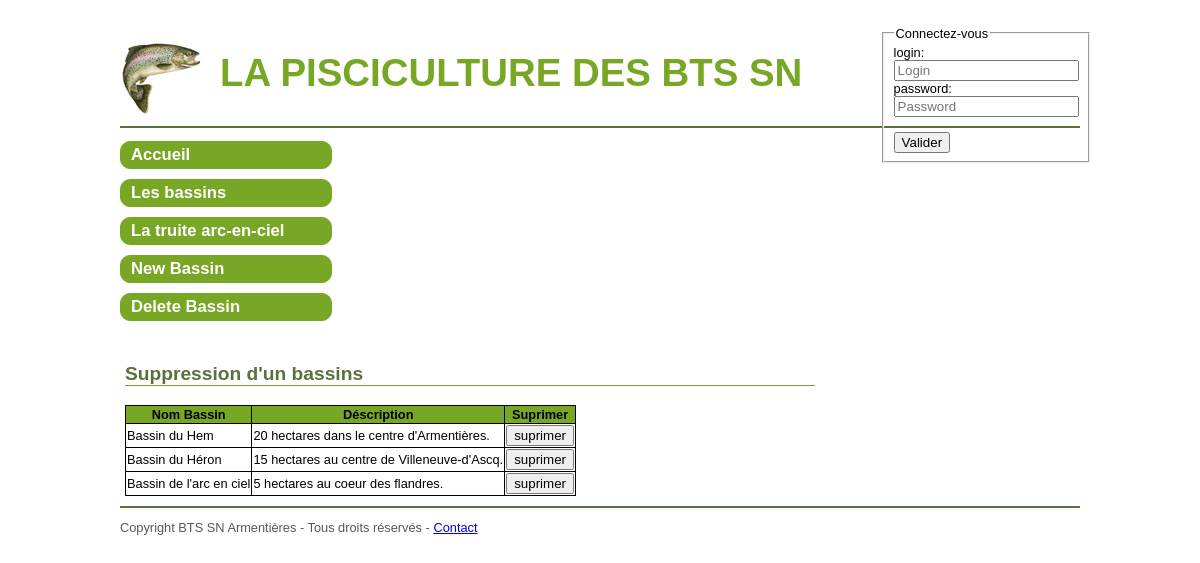
Screenshot of /supprbassin.php with the database file from the repository.
### tables this page shows
CREATE TABLE `bassin` (
  `idBassin` int(11) NOT NULL,
  `nom` varchar(50) NOT NULL,
  `description` varchar(1000) DEFAULT NULL,
  `photo` varchar(200) DEFAULT NULL,
  `refCapteur` varchar(50) DEFAULT NULL
);

### supprbassin.php (the view, shortened to what this page needs)
<?php
try {
    $objBdd = new PDO(
            'mysql:host=' . $config_bdd["server"] . ';dbname=' . $config_bdd["name"] . '; charset=utf8', $config_bdd["login"], $config_bdd["pass"]
    );
    $objBdd->setAttribute(PDO::ATTR_ERRMODE, PDO::ERRMODE_EXCEPTION);
    $bassins = $objBdd->query("SELECT * FROM bassin");
} catch (Exception $prme) {
    $err_msg = "Attention, il y a problème d'accés à la base de donnée";
}
?>
<article>
    <h1>Suppression d'un bassins</h1>
    <table><thead><tr><th>Nom Bassin</th><th>Déscription</th><th>Suprimer</th></tr></thead>
        <?php while ($bassin = $bassins->fetch()) { ?>
            <tr>
                <td><?php echo $bassin['nom']; ?></td>
                <td><?php echo $bassin['description']; ?></td>
                <td>
                    <form action="deletebassin.php"  method="POST">
                        <input type="submit" value="suprimer">
                    </form>
                </td>
            </tr>
            <?php
        }
        ?>
    </table>
</article>
<?php require 'gabarit/template.php'; ?>

### css/styles.css (style rules this page uses)
body { font-family: Arial, Verdana, sans-serif; font-size: 0.8em; color: black; background-color: white; }
article { padding: 10px 5px 10px 5px; clear: both; }
article h1 { color: rgb(89,114,60); font-size: 1.5em; border-bottom: 1px solid rgb(119,167,36); }
table, th, td { border: 1px solid black; border-collapse: collapse; }
thead { background-color: rgb(119,167,36); }

### rows the page displays
bassin: nom "Bassin du Hem", description "20 hectares dans le centre d'Armentières."
bassin: nom "Bassin du Héron", description "15 hectares au centre de Villeneuve-d'Ascq."
bassin: nom "Bassin de l'arc en ciel", description "5 hectares au coeur des flandres."
